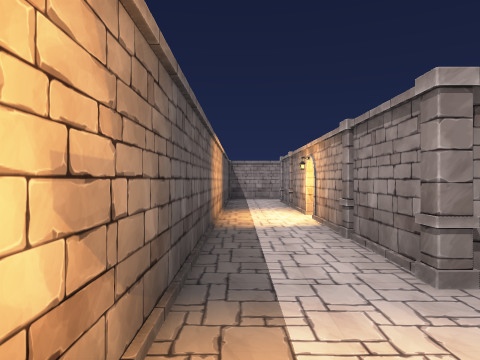
[1] (above)

17 first-person views from a walk through a 3-D level made in the Unity game engine. The camera is 1.5 m above the floor, looks level and sees 70° across. The floor is counted in squares, 2 m on a side. Each view is taken from the middle of a square. On the plan, view 1 faces up. The plan holds only what a view shows up to about 11 squares ahead; the rest is blank. Door leaves are left out, so doorways stand open.

[2]
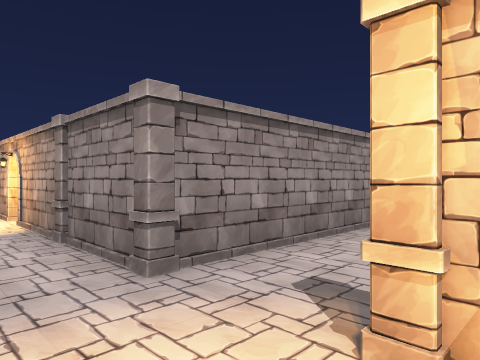

[3]
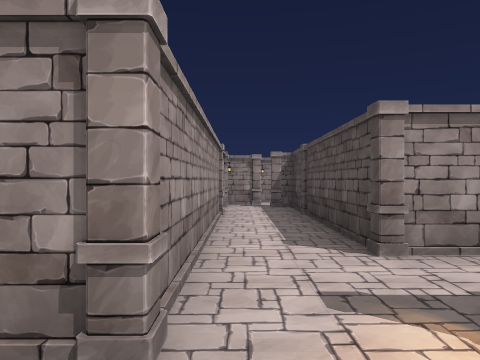

[4]
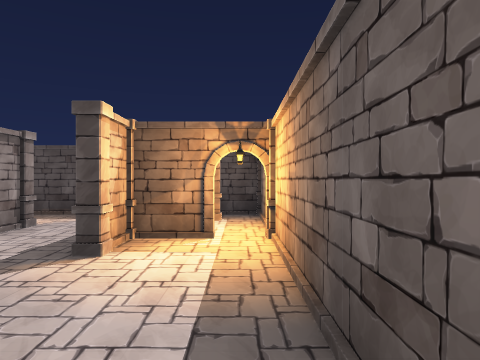

[5]
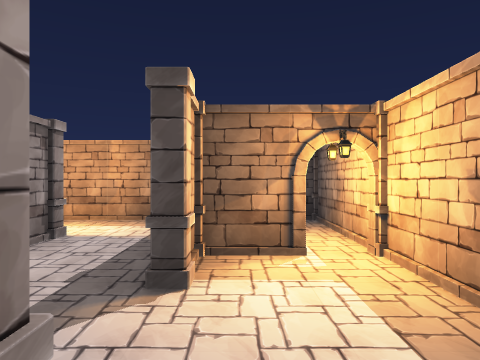

[6]
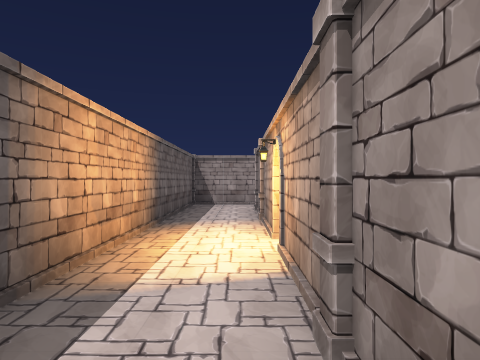

[7]
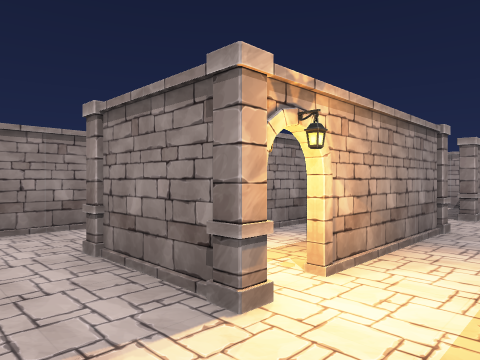

[8]
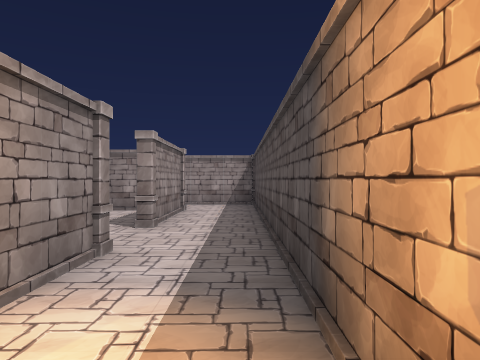

[9]
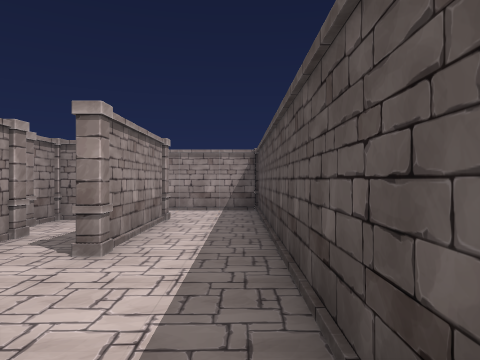

[10]
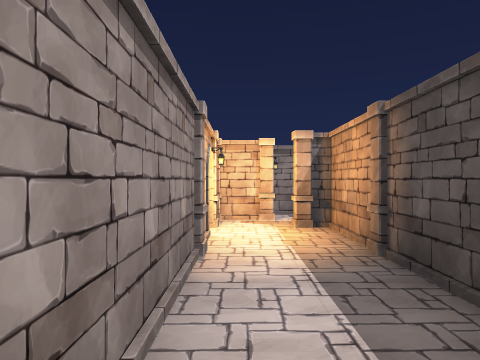

[11]
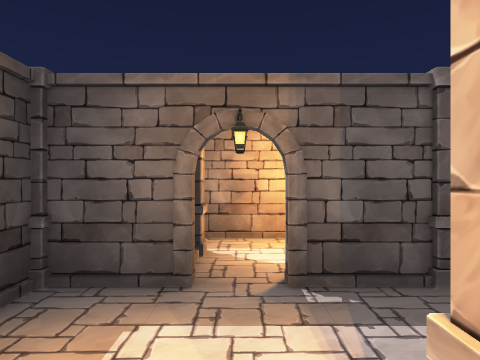

[12]
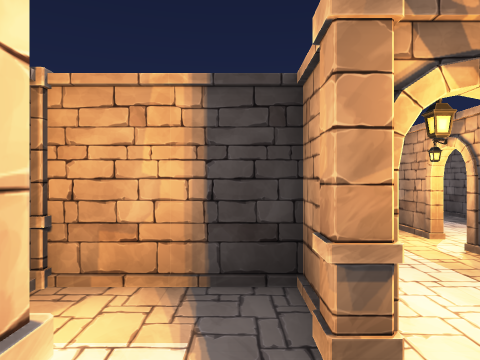

[13]
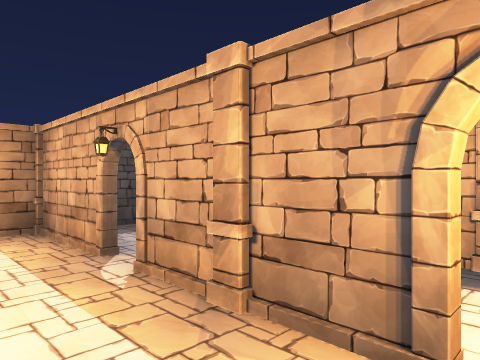

[14]
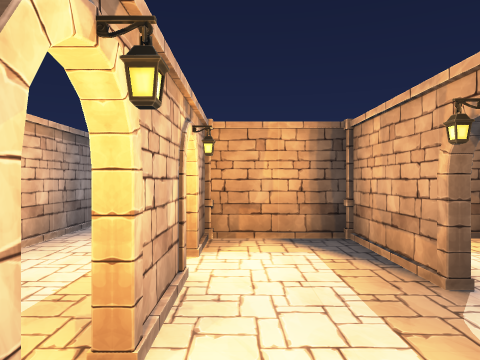

[15]
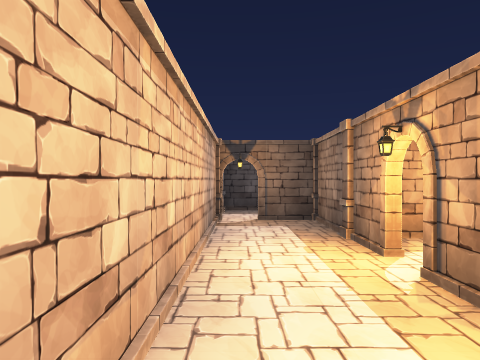

[16]
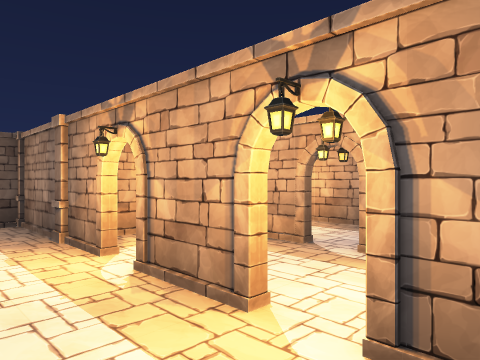

[17]
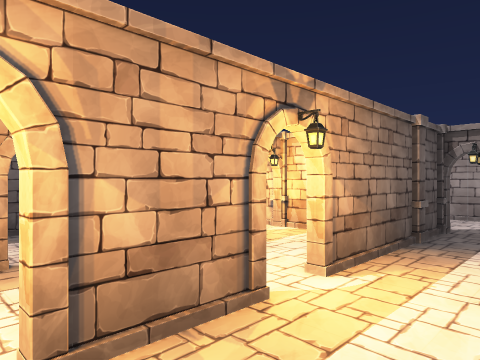

### Floor plan
Ten units are one square. View 1 is at (0, 0); x grows to the right and y downward. Boxes are objects, and circles mark ways between rooms. Rooms are numbered by the first view taken in them; rooms with no view inside come last. Other rooms are left out.
<svg viewBox="-20 -140 170 190">
<path fill="none" stroke="#000" d="M65 -24 15 -24M65 16 42 16M94 -24 94 -84M38 -5 65 -5M105 -15 105 -24M35 14 35 -4M115 -8 115 -14M75 -58 75 -26 87 -26M74 -62 74 -77M15 4 15 -4M55 -68 55 -46M124 16 98 16M26 35 145 35 145 12M75 -78 75 -62M-4 14 -4 35 5 35M55 -98 55 -86M75 -116 75 -82M15 -24 15 -68M-4 -75 -4 -5M2 4 15 4M78 -135 71 -135M35 -85 54 -85M35 -72 35 -54M15 -67 15 -56"/>
<rect x="-15" y="-5" width="10" height="20" fill="#bbb"><title>pillar</title></rect>
<rect x="-5" y="15" width="10" height="20" fill="#bbb"><title>pillar</title></rect>
<rect x="5" y="-15" width="20" height="10" fill="#bbb"><title>pillar</title></rect>
<rect x="15" y="35" width="10" height="10" fill="#bbb"><title>pillar</title></rect>
<rect x="15" y="5" width="10" height="10" fill="#bbb"><title>pillar</title></rect>
<rect x="25" y="15" width="10" height="10" fill="#bbb"><title>pillar</title></rect>
<rect x="25" y="-15" width="10" height="10" fill="#bbb"><title>pillar</title></rect>
<rect x="55" y="-45" width="10" height="10" fill="#bbb"><title>pillar</title></rect>
<rect x="55" y="-85" width="10" height="10" fill="#bbb"><title>pillar</title></rect>
<rect x="65" y="-15" width="20" height="10" fill="#bbb"><title>pillar</title></rect>
<rect x="75" y="15" width="10" height="10" fill="#bbb"><title>pillar</title></rect>
<rect x="75" y="-25" width="10" height="10" fill="#bbb"><title>pillar</title></rect>
<rect x="75" y="-45" width="10" height="10" fill="#bbb"><title>pillar</title></rect>
<rect x="75" y="-105" width="10" height="10" fill="#bbb"><title>pillar</title></rect>
<rect x="85" y="5" width="10" height="20" fill="#bbb"><title>pillar</title></rect>
<rect x="85" y="-15" width="10" height="10" fill="#bbb"><title>pillar</title></rect>
<rect x="95" y="-15" width="10" height="10" fill="#bbb"><title>pillar</title></rect>
<rect x="95" y="-25" width="10" height="10" fill="#bbb"><title>pillar</title></rect>
<rect x="125" y="15" width="10" height="10" fill="#bbb"><title>pillar</title></rect>
<rect x="5" y="-25" width="10" height="10" fill="#bbb"><title>pillar</title></rect>
<rect x="5" y="-55" width="10" height="20" fill="#bbb"><title>pillar</title></rect>
<rect x="35" y="-105" width="10" height="10" fill="#bbb"><title>pillar</title></rect>
<rect x="45" y="-115" width="20" height="10" fill="#bbb"><title>pillar</title></rect>
<rect x="65" y="-125" width="10" height="10" fill="#bbb"><title>pillar</title></rect>
<circle cx="0" cy="0" r="3" fill="#2a7"/>
<circle cx="20" cy="-15" r="3" fill="#2a7"/>
<circle cx="70" cy="-100" r="3" fill="#2a7"/>
<circle cx="60" cy="-75" r="3" fill="#2a7"/>
<circle cx="20" cy="-70" r="3" fill="#2a7"/>
<text x="70" y="-10">1</text>
<text x="0" y="-40">2</text>
<text x="60" y="-120">3</text>
<text x="50" y="-70">4</text>
<text x="30" y="-70">5</text>
</svg>
Room 1 opens to room 2. Room 1 opens to room 3. Room 1 opens to room 4. Room 2 opens to room 5.

Where each view was taken, in squares from view 1:
view 1: 0 up, 0 right, facing up
view 2: 0 up, 0 right, facing up-right
view 3: 2 up, 0 right, facing right
view 4: 4 up, 0 right, facing down
view 5: 3 up, 1 right, facing down
view 6: 3 up, 1 right, facing up
view 7: 3 down, 2 right, facing up-right
view 8: 3 down, 4 right, facing right
view 9: 3 down, 6 right, facing right
view 10: 2 up, 4 right, facing right
view 11: 2 down, 4 right, facing left
view 12: 11 up, 4 right, facing down
view 13: 10 up, 7 right, facing down-left
view 14: 9 up, 7 right, facing down
view 15: 9 up, 9 right, facing down
view 16: 9 up, 9 right, facing down-left
view 17: 6 up, 9 right, facing up-left
